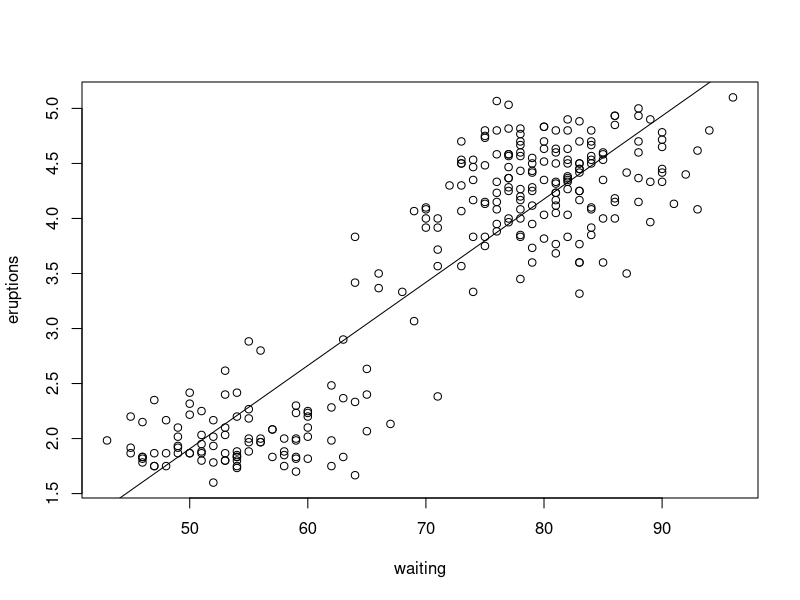

Source code (R):
## ---- chunk 1
knitr::opts_chunk$set(echo = TRUE)
## ---- chunk 2
pnorm(4, mean = 0, sd = 4) - pnorm(-4, mean = 0, sd = 4)
## ---- chunk 3
pnorm(6, mean = 10, sd = 4)
## ---- chunk 4
(expected_y <- 10 + 5*(-1))
pnorm(3, mean = expected_y, sd = 4, lower.tail = FALSE)
## ---- chunk 5
(expected_y <- 10 + 5*(-2))
pnorm(3, mean = expected_y, sd = 4, lower.tail = FALSE)
## ---- chunk 6
?faithful
f_fit <- lm(eruptions ~ waiting, data = faithful)
f_fit$coefficients[1]
## ---- chunk 7
f_fit$coefficients[2]
plot(eruptions ~ waiting, data = faithful)
abline(f_fit)
## ---- chunk 8
predict(f_fit, newdata = data.frame(waiting = 80))
## ---- chunk 9
predict(f_fit, newdata = data.frame(waiting = 120))
## ---- chunk 10
# 80 is more reliable because 120 is out of range of the observed data
max(faithful$waiting)
min(faithful$waiting)
faithful[faithful$waiting == 80, ]
## ---- chunk 11
y <- faithful$eruptions
y_hat <- predict(f_fit, newdata = faithful)
RSS <- sum((y - y_hat) ^ 2)
## ---- chunk 12
sqrt(sum((faithful$eruptions - f_fit$fitted.values)^2) / (nrow(faithful) - 2))
names(summary(f_fit))
summary(f_fit)$sigma
## ---- chunk 13
TSS <- sum((y - mean(y)) ^ 2)
RegSS <- sum((y_hat - mean(y)) ^ 2)
RegSS / TSS
## ---- chunk 14
summary(f_fit)
names(f_fit)
sd(f_fit$residuals)

sd(y - y_hat)
